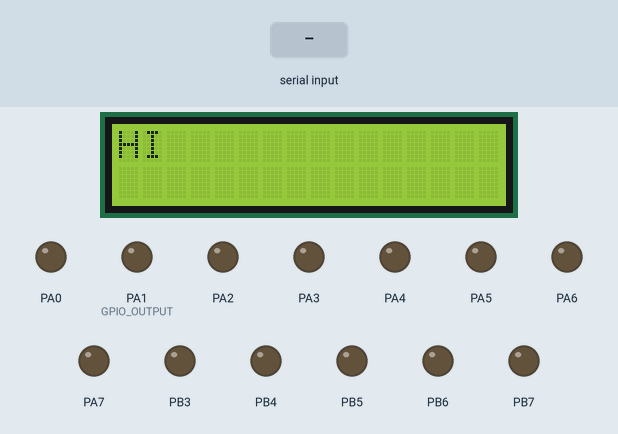
Bench run of a program on a simulated ATmega2560, built with avr-gcc and emulated at 8 MHz. Parts: 16×2 character LCD, output pins drawn as LEDs (lit = HIGH). Wiring (inferred from the names in the program): character LCD (HD44780): RS PB0; R/W PB1; E PB2; data PD0, PD1, PD2, PD3, PD4, PD5, PD6, PD7. Inputs (shaded band) come from the test bench. Pins used as bus, display or sensor lines are not drawn.

Above: at 0.1 s.
1.3 s: byte 1 (1) received over Serial
At 3.3 s:
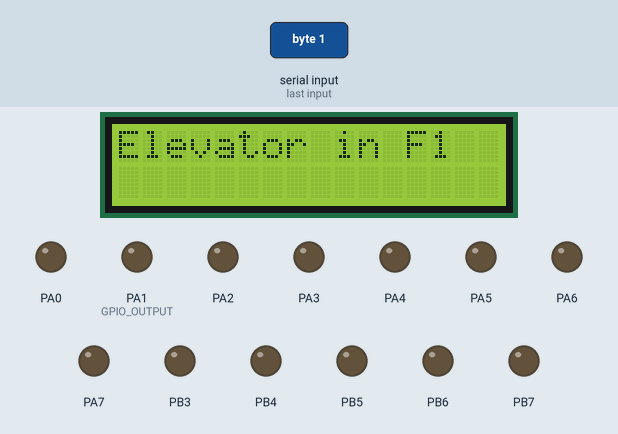
4.3 s: byte 6 (6) received over Serial
At 6.5 s:
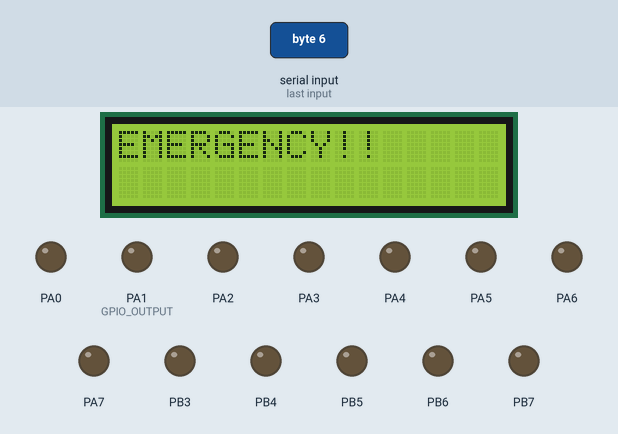
Timing chart, 0 to 8.0 s (numbered marks = the images above; inputs shaded):
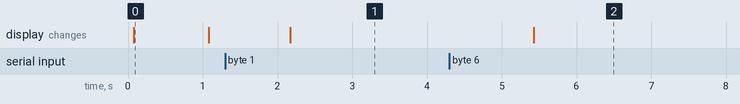

Measured:
- after the input at 1.3 s, the display: changes after 0.87 s (image 1)
- after the input at 4.3 s, the display: changes after 1.1 s (image 2)
- what the display in image 0 shows lasts 1.0 s, from 0.1 s to 1.1 s

The program:

main.c
```c
/*
 * Atmega2560_Device_Drivers.c
 *
 * Created: 1/5/2023 11:00:35 PM
 *  Author: Omar Mustafa
 */

#include "../Library/STD_TYPES.h"
#include "../Library/BIT_MATH.h"
#include "../01 - MCAL/1 - GPIO_DRIVER/GPIO_private.h"
#include "../01 - MCAL/1 - GPIO_DRIVER/GPIO_interface.h"
#include "../01 - MCAL/3 - EXTI_DRIVER/EXTI_interface.h"
#include "../01 - MCAL/4 - UART_DRIVER/UART_interface.h"
#include "../02 - HAL/1 - LCD_DRIVER/LCD_CONFIG.h"

#include "../02 - HAL/1 - LCD_DRIVER/LCD_INT.h"

#define F_CPU 8000000UL
#include <util/delay.h>


static u8 current_level=0;

int main(void)
{

	UART_Init(UART2);

LCD_Vid_8BitInit();
	LCD_Vid_SendString("HI", 0,0);
	_delay_ms(1000);
	LCD_Vid_ClearScreen();
	MGPIO_VoidSetPortDirection(GPIO_PORTA, GPIO_OUTPUT);

    while (1)
    {
			_delay_ms(1000);
			current_level = UART_ReceiveByte(UART2);
			switch (current_level)
			{
				case 6:
					LCD_Vid_ClearScreen();
					LCD_Vid_SendString("EMERGENCY!!", 0,0);
					break;
				case 1:
					LCD_Vid_ClearScreen();
					LCD_Vid_SendString("Elevator in F1", 0,0);
					break;
				case 2:
					LCD_Vid_ClearScreen();
					LCD_Vid_SendString("Elevator in F2", 0,0);
					break;
				case 3:
					LCD_Vid_ClearScreen();
					LCD_Vid_SendString("Elevator in F3", 0,0);
					break;
				case 4:
					LCD_Vid_ClearScreen();
					LCD_Vid_SendString("Elevator in F4", 0,0);
					break;
				case 5:
					LCD_Vid_ClearScreen();
					LCD_Vid_SendString("Elevator in F0", 0,0);
					break;

				default:
					break;

			}
	}
}
```

LCD_CONFIG.h
```c
/*
 * LCD_CONFIG.h
 *
 * Created: 8/18/2021 2:31:29 PM
 *  Author: Omar Mustafa
 */


/*
***************************FuctionSet***************************
DL: Sets interface data length:
	Data is sent or received in 8-bit length (DB7 ~ DB0) when
	DL = 1, and in 4-bit length (DB7 ~ DB4) when DL = 0. When the 4-bit length is
	selected, data must be sent or received twice.
N: Sets the number of lines:
	N = 0 : 1 line display (1/8 duty)
	N = 1 : 2 line display (1/16 duty)
F: Sets character font.
	F = 0 : 5 x 7 dots
	F = 1 : 5 x 10 dots
*/

/*
***************************DisplayON/OFF***************************
D: The entire display is ON when D = 1 and OFF when D = 0.
C: The cursor displays when C = 1 and does not display when C = 0.
B: The character indicated by the cursor blinks when B = 1, When B = 0, the blink is off.
*/

#ifndef LCD_CONFIG_H_
#define LCD_CONFIG_H_
//define pins
#define RS 0
#define RW 1
#define EN 2
#define PORTConrtol GPIO_PORTB
#define PORTData    GPIO_PORTD
#define FunctionSet_8BIT_2lines_5x7dots 0b00111000
#define FunctionSet_4BIT_2lines_5x7dots 0b00101000
#define CursorHome						0b00000010
#define CursorDir						0b00000111
#define DisplayON						0b00001100
#define DisplayOFF						0b00001010
#define DisplayClear					0b00000001
#define EntryMode						0b00000110
#define SetDDRAM						0b10000000
#endif /* LCD_CONFIG_H_ */
```

LCD_INT.h
```c
/*
 * LCD_INT.h
 *
 * Created: 8/18/2021 1:23:45 PM
 */

/********************************************************/
/* Title		 : LCD interface file					*/
/* Author		 : Omar Mustafa						*/
/* Release		 : 1.0									*/
/* Last update  : Aug 18, 2021							*/
/********************************************************/

#ifndef LCD_INT_H_
#define LCD_INT_H_

void LCD_Vid_8BitInit(void);

void LCD_Vid_SendChar(u8 Copy_u8_Data);
void LCD_Vid_SendCommand(u8 Copy_u8_Command);

void LCD_Vid_SendString(u8* CopyPtrToString, u8 Copy_u8_Row, u8 Copy_u8_Col);
void LCD_Vid_SendNumber(u16 Copy_u16_Number);
void LCD_Vid_ClearScreen(void);
void LCD_Vid_GoToRowCol(u8 Copy_u8_Row, u8 Copy_u8_Col);
void LCD_Vid_StoreCustomChar(u8* Copy_u8_Pattern, u8 Copy_u8_CGRAMIndex);
void LCD_Vid_DisplayCustomChar(u8 Copy_u8_CGRAMIndex, u8 Copy_u8_Row, u8 Copy_u8_Col);

#endif /* LCD_INT_H_ */
```

LCD_PROG.c
```c
/*
 * LCD_PROG.c
 *
 * Created: 8/18/2021 1:24:07 PM
 */

/********************************************************/
/* Title		 : LCD program file						*/
/* Author		 : Omar Mustafa							*/
/* Release		 : 1.0									*/
/* Last update  : Aug 18, 2021							*/
/********************************************************/
/*
	RS: 0 -> Command mode
		1 -> Data mode
	RW: 0 -> Write
		1 -> Read
*/
#include "../../Library/STD_TYPES.h"
#include "../../Library/BIT_MATH.h"
#include "../../01 - MCAL/1 - GPIO_DRIVER/GPIO_private.h"
#include "../../01 - MCAL/1 - GPIO_DRIVER/GPIO_interface.h"
#include "LCD_CONFIG.h"
#include "LCD_INT.h"
#define F_CPU 8000000UL
#include <util/delay.h>

void LCD_Vid_8BitInit(void)
{
	MGPIO_VoidSetPortDirection(PORTConrtol, GPIO_OUTPUT);
	MGPIO_VoidSetPortDirection(PORTData, GPIO_OUTPUT);
	_delay_ms(35);
	LCD_Vid_SendCommand(FunctionSet_8BIT_2lines_5x7dots);
	_delay_ms(1);
	LCD_Vid_SendCommand(DisplayON);
	_delay_ms(1);
	LCD_Vid_SendCommand(DisplayClear);
	_delay_ms(2);
	LCD_Vid_SendCommand(EntryMode);
}
void LCD_Vid_SendCommand(u8 Copy_u8_Command)
{	MGPIO_VoidSetPinValue(PORTConrtol, RS, GPIO_LOW);
	MGPIO_VoidSetPinValue(PORTConrtol, RW, GPIO_LOW);
	_delay_ms(1);
	MGPIO_VoidSetPinValue(PORTConrtol, EN, GPIO_HIGH);
	_delay_ms(1);
	MGPIO_VoidSetPortValue(PORTData, Copy_u8_Command);
	_delay_ms(2);
	MGPIO_VoidSetPinValue(PORTConrtol, EN, GPIO_LOW);
	_delay_ms(2);
}

void LCD_Vid_SendChar(u8 Copy_u8_Data)
{
	MGPIO_VoidSetPinValue(PORTConrtol, RS, GPIO_HIGH);
	MGPIO_VoidSetPinValue(PORTConrtol, RW, GPIO_LOW);
	_delay_ms(1);
	MGPIO_VoidSetPinValue(PORTConrtol, EN, GPIO_HIGH);
	_delay_ms(1);
	MGPIO_VoidSetPortValue(PORTData, Copy_u8_Data);
	_delay_ms(2);
	MGPIO_VoidSetPinValue(PORTConrtol, EN, GPIO_LOW);
	_delay_ms(2);

}


void LCD_Vid_SendString(u8* CopyPtrToString, u8 Copy_u8_Row, u8 Copy_u8_Col)
{
	u8 local_u8_index = 0;
	u8 local_u8_Row=0;
	while (CopyPtrToString[local_u8_index] != '\0' && ((Copy_u8_Row*16)+(local_u8_index+Copy_u8_Col))<32 ){
		if (((Copy_u8_Row*16)+(local_u8_index+Copy_u8_Col))<16){
			LCD_Vid_SendChar(CopyPtrToString[local_u8_index]);
			local_u8_index++;
		}

		else if (((Copy_u8_Row*16)+(local_u8_index+Copy_u8_Col))==16){
			LCD_Vid_GoToRowCol(1,0);
			local_u8_Row++;
		}
		else if (((Copy_u8_Row*16)+(local_u8_index+Copy_u8_Col))<32 && local_u8_Row==1){
			LCD_Vid_SendChar(CopyPtrToString[local_u8_index]);
			local_u8_index++;
		}

	}
}

void LCD_Vid_ClearScreen(void)
{
	LCD_Vid_SendCommand(DisplayClear);
}

void LCD_Vid_GoToRowCol(u8 Copy_u8_Row, u8 Copy_u8_Col)
{
	u8 local_u8_address=0;
	switch (Copy_u8_Row){
		case 0:
		local_u8_address = 0x00 + Copy_u8_Col;
		case 1:
		local_u8_address = 0x40 + Copy_u8_Col;
	}
	local_u8_address = local_u8_address | 0x80;
	LCD_Vid_SendCommand(local_u8_address);
}


void LCD_Vid_StoreCustomChar(u8* Copy_u8_Pattern, u8 Copy_u8_CGRAMIndex)
{
	u8 local_u8_address = 0;
	if (Copy_u8_CGRAMIndex < 8){
		local_u8_address = Copy_u8_CGRAMIndex * 8;
		SET_BIT(local_u8_address, 6);
		LCD_Vid_SendCommand(local_u8_address);
		for (u8 local_u8_index =0; local_u8_index<8; local_u8_index++){
			LCD_Vid_SendChar(Copy_u8_Pattern[local_u8_index]);
		}
		LCD_Vid_SendCommand(0x02);
	}
}
```

GPIO_interface.h
```c
/*
 * GPIO_interface.h
 *
 * Created: 1/5/2023 11:05:01 PM
 *  Author: Omar Mustafa
 */


#ifndef GPIO_INTERFACE_H_
#define GPIO_INTERFACE_H_
#include "../../Library/STD_TYPES.h"
enum GPIO_PORT_ID_t {GPIO_PORTA, GPIO_PORTB, GPIO_PORTC, GPIO_PORTD, GPIO_PORTE, GPIO_PORTF, GPIO_PORTG, GPIO_PORTH, GPIO_PORTJ, GPIO_PORTK, GPIO_PORTL};
enum GPIO_DIRECTION_t {GPIO_INPUT, GPIO_OUTPUT, GPIO_INPUT_PULLUP};
enum GPIO_VALUE_t {GPIO_LOW, GPIO_HIGH};


/*GPIO functions*/
void MGPIO_VoidSetPortDirection(enum GPIO_PORT_ID_t GPIO_PORT_ID, enum GPIO_DIRECTION_t GPIO_DIRECTION);
void MGPIO_VoidSetPinDirection(enum GPIO_PORT_ID_t GPIO_PORT_ID, u8 Copy_u8PinNo, enum GPIO_DIRECTION_t GPIO_DIRECTION);

void MGPIO_VoidSetPortValue(enum GPIO_PORT_ID_t GPIO_PORT_ID, u8 Copy_u8Value);
void MGPIO_VoidSetPinValue(enum GPIO_PORT_ID_t GPIO_PORT_ID, u8 Copy_u8PinNo, enum GPIO_VALUE_t GPIO_VALUE);

u8 MGPIO_VoidGetPortValue(enum GPIO_PORT_ID_t GPIO_PORT_ID);
u8 MGPIO_VoidGetPinValue(enum GPIO_PORT_ID_t GPIO_PORT_ID, u8 Copy_u8PinNo);

void MGPIO_VoidTogglePinValue(enum GPIO_PORT_ID_t GPIO_PORT_ID, u8 Copy_u8PinNo);

#endif /* GPIO_INTERFACE_H_ */
```

GPIO_private.h
```c
/*
 * GPIO_private.h
 *
 * Created: 1/5/2023 11:05:21 PM
 *  Author: Omar Mustafa
 */


#ifndef GPIO_PRIVATE_H_
#define GPIO_PRIVATE_H_

typedef struct
{
	volatile u8 PIN;
	volatile u8 DDR;
	volatile u8 PORT;
}PORT_t;

#define PORTA_REGS	((volatile PORT_t*)(0x20))
#define PORTB_REGS	((volatile PORT_t*)(0x23))
#define PORTC_REGS	((volatile PORT_t*)(0x26))
#define PORTD_REGS	((volatile PORT_t*)(0x29))
#define PORTE_REGS	((volatile PORT_t*)(0x2C))
#define PORTF_REGS	((volatile PORT_t*)(0x2F))
#define PORTG_REGS	((volatile PORT_t*)(0x32))
#define PORTH_REGS	((volatile PORT_t*)(0x100))
#define PORTJ_REGS	((volatile PORT_t*)(0x103))
#define PORTK_REGS	((volatile PORT_t*)(0x106))
#define PORTL_REGS	((volatile PORT_t*)(0x109))


#endif /* GPIO_PRIVATE_H_ */
```

GPIO_program.c
```c
/*
 * GPIO_program.c
 *
 * Created: 1/5/2023 11:04:47 PM
 *  Author: Omar Mustafa
 */
#include "../../Library/STD_TYPES.h"
#include "../../Library/BIT_MATH.h"
#include "GPIO_private.h"
#include "GPIO_interface.h"

volatile PORT_t* PGPIO_PORT_tPtrGetRegister (enum GPIO_PORT_ID_t PORT_ID)
{
	switch(PORT_ID){
		case GPIO_PORTA:
			return PORTA_REGS;
		case GPIO_PORTB:
			return PORTB_REGS;
		case GPIO_PORTC:
			return PORTC_REGS;
		case GPIO_PORTD:
			return PORTD_REGS;
		case GPIO_PORTE:
			return PORTE_REGS;
		case GPIO_PORTF:
			return PORTF_REGS;
		case GPIO_PORTG:
			return PORTG_REGS;
		case GPIO_PORTH:
			return PORTH_REGS;
		case GPIO_PORTJ:
			return PORTJ_REGS;
		case GPIO_PORTK:
			return PORTK_REGS;
		case GPIO_PORTL:
			return PORTL_REGS;
		default:
			return 0;
	}
}

/*GPIO functions*/
void MGPIO_VoidSetPortDirection(enum GPIO_PORT_ID_t GPIO_PORT_ID, enum GPIO_DIRECTION_t GPIO_DIRECTION)
{
	volatile PORT_t* P = 0;
	P = PGPIO_PORT_tPtrGetRegister(GPIO_PORT_ID);
	if (P == 0)
		return;
	switch(GPIO_DIRECTION)
	{
		case GPIO_INPUT:
			P->DDR = 0;
			break;
		case GPIO_OUTPUT:
			P->DDR=255;
			break;
		case GPIO_INPUT_PULLUP:
			P->DDR=0;
			P->PORT=255;
			break;
	}
}

void MGPIO_VoidSetPinDirection(enum GPIO_PORT_ID_t GPIO_PORT_ID, u8 Copy_u8PinNo, enum GPIO_DIRECTION_t GPIO_DIRECTION)
{
	volatile PORT_t* P = 0;
	P = PGPIO_PORT_tPtrGetRegister(GPIO_PORT_ID);
	if (P == 0)
		return;
	switch(GPIO_DIRECTION)
	{
		case GPIO_INPUT:
			CLR_BIT(P->DDR, Copy_u8PinNo);
			break;
		case GPIO_OUTPUT:
			SET_BIT(P->DDR, Copy_u8PinNo);
			break;
		case GPIO_INPUT_PULLUP:
			CLR_BIT(P->DDR, Copy_u8PinNo);
			SET_BIT(P->PORT, Copy_u8PinNo);
			break;
	}

}

void MGPIO_VoidSetPortValue(enum GPIO_PORT_ID_t GPIO_PORT_ID, u8 Copy_u8Value)
{
	volatile PORT_t* P = 0;
	P = PGPIO_PORT_tPtrGetRegister(GPIO_PORT_ID);
	if (P == 0)
		return;
	P->PORT = Copy_u8Value;
}

void MGPIO_VoidSetPinValue(enum GPIO_PORT_ID_t GPIO_PORT_ID, u8 Copy_u8PinNo, enum GPIO_VALUE_t GPIO_VALUE)
{
	volatile PORT_t* P = 0;
	P = PGPIO_PORT_tPtrGetRegister(GPIO_PORT_ID);
	if (P == 0)
		return;
	switch(GPIO_VALUE)
	{
		case GPIO_LOW:
			CLR_BIT(P->PORT, Copy_u8PinNo);
			break;
		case GPIO_HIGH:
			SET_BIT(P->PORT, Copy_u8PinNo);
			break;
	}
}

u8 MGPIO_VoidGetPortValue(enum GPIO_PORT_ID_t GPIO_PORT_ID)
{
	volatile PORT_t* P = 0;
	P = PGPIO_PORT_tPtrGetRegister(GPIO_PORT_ID);
	if (P == 0)
		return 0;
	return P->PIN;
}
u8 MGPIO_VoidGetPinValue(enum GPIO_PORT_ID_t GPIO_PORT_ID, u8 Copy_u8PinNo)
{
	volatile PORT_t* P = 0;
	P = PGPIO_PORT_tPtrGetRegister(GPIO_PORT_ID);
	if (P == 0)
		return 0;
	return (GET_BIT(P->PIN, Copy_u8PinNo));
}

void MGPIO_VoidTogglePinValue(enum GPIO_PORT_ID_t GPIO_PORT_ID, u8 Copy_u8PinNo)
{
	volatile PORT_t* P = 0;
	P = PGPIO_PORT_tPtrGetRegister(GPIO_PORT_ID);
	if (P == 0)
		return;
	TOG_BIT(P->PORT, Copy_u8PinNo);
}
```

GIE_interface.h
```c
/*
 * GIE_interface.h
 *
 * Created: 1/8/2023 12:59:33 PM
 *  Author: Omar Mustafa
 */


#ifndef GIE_INTERFACE_H_
#define GIE_INTERFACE_H_

void GIE_voidEnable(void);
void GIE_voidDisable(void);

#endif /* GIE_INTERFACE_H_ */
```

GIE_private.h
```c
/*
 * GIE_private.h
 *
 * Created: 1/8/2023 12:59:45 PM
 *  Author: Omar Mustafa
 */


#ifndef GIE_PRIVATE_H_
#define GIE_PRIVATE_H_

#include "../../Library/STD_TYPES.h"

#define SREG	*((volatile u8*)(0x5F))


#endif /* GIE_PRIVATE_H_ */
```

GIE_program.c
```c
/*
 * GIE_program.c
 *
 * Created: 1/8/2023 12:59:19 PM
 *  Author: Omar Mustafa
 */
#include "../../Library/BIT_MATH.h"
#include "GIE_private.h"
#include "GIE_interface.h"

void GIE_voidEnable(void)
{
	SET_BIT(SREG, 7);
}
void GIE_voidDisable(void)
{
	CLR_BIT(SREG, 7);
}
```

EXTI_interface.h
```c
/*
 * EXTI_interface.h
 *
 * Created: 1/6/2023 7:36:32 PM
 *  Author: Omar Mustafa
 */


#ifndef EXTI_INTERFACE_H_
#define EXTI_INTERFACE_H_

#include "../../Library/STD_TYPES.h"
#include "../1 - GPIO_DRIVER/GPIO_interface.h"
#include "EXTI_private.h"


enum EXTI_Trigger_t					{low_level,logical_change,falling_edge,rising_edge};
enum EXTI_ID_t 						{EXTI_INT0,EXTI_INT1, EXTI_INT2, EXTI_INT3, EXTI_INT4, EXTI_INT5, EXTI_INT6, EXTI_INT7};
enum EXTI_PCINT_num 				{EXTI_PCINT0,EXTI_PCINT1,EXTI_PCINT2};

void MEXTI_voidSetCallback			(enum EXTI_ID_t EXTI_ID,void (*Local_Callback)(void));
void MEXTI_voidSetCallbackPCINT		(enum EXTI_PCINT_num EXTI_PCINT,void (*Local_Callback)(void));

void MEXTI_voidEnable				(enum EXTI_ID_t EXTI_ID,enum EXTI_Trigger_t EXTI_Trigger);
void MEXTI_voidDisable				(enum EXTI_ID_t EXTI_ID);

void MEXTI_voidEnablePCINT			(enum GPIO_PORT_ID_t PORT_ID, u8 Copy_u8_PinNumber);
void MEXTI_voidDisablePCINT			(u8 Copy_u8_pinnumber);

#endif /* EXTI_INTERFACE_H_ */
```

EXTI_private.h
```c
/*
 * EXTI_private.h
 *
 * Created: 1/6/2023 7:36:18 PM
 *  Author: Omar Mustafa
 */


#ifndef EXTI_PRIVATE_H_
#define EXTI_PRIVATE_H_

extern void (*Global_Callback[8])(void);
extern void (*Global_CallbackPCINT[3])(void);

#define EICRA	(*(volatile u8*)0x69)
#define EICRB	(*(volatile u8*)0x6A)
#define EIMSK	(*(volatile u8*)0x3D)
#define EIFR	(*(volatile u8*)0x3C)
#define PCICR	(*(volatile u8*)0x68)
#define PCIFR	(*(volatile u8*)0x3B)
#define PCMSK0	*((volatile u8*)0x6B)
#define PCMSK1	*((volatile u8*)0x6C)
#define PCMSK2	*((volatile u8*)0x6D)


#define EXTI_VEC0 		__vector_1
#define EXTI_VEC1 		__vector_2
#define EXTI_VEC2 		__vector_3
#define EXTI_VEC3 		__vector_4
#define EXTI_VEC4 		__vector_5
#define EXTI_VEC5 		__vector_6
#define EXTI_VEC6 		__vector_7
#define EXTI_VEC7 		__vector_8

void EXTI_VEC0()		__attribute__((signal,used));
void EXTI_VEC1()		__attribute__((signal,used));
void EXTI_VEC2()		__attribute__((signal,used));
void EXTI_VEC3()		__attribute__((signal,used));
void EXTI_VEC4()		__attribute__((signal,used));
void EXTI_VEC5()		__attribute__((signal,used));
void EXTI_VEC6()		__attribute__((signal,used));
void EXTI_VEC7()		__attribute__((signal,used));

#define  EXTI_VEC_PCINT0 		__vector_9
#define  EXTI_VEC_PCINT1 		__vector_10
#define  EXTI_VEC_PCINT2 		__vector_11

void EXTI_VEC_PCINT0()	__attribute__((signal,used));
void EXTI_VEC_PCINT1()	__attribute__((signal,used));
void EXTI_VEC_PCINT2()	__attribute__((signal,used));


#endif /* EXTI_PRIVATE_H_ */
```

EXTI_program.c
```c
/*
 * EXTI_program.c
 *
 * Created: 1/6/2023 7:36:48 PM
 *  Author: Omar Mustafa
 */

#include "../../Library/BIT_MATH.h"
#include "../2 - GIE_DRIVER/GIE_interface.h"
#include "EXTI_private.h"
#include "EXTI_interface.h"

void (*Global_Callback[8])(void)={0};
void (*Global_CallbackPCINT[3])(void)={0};
void MEXTI_voidSetCallback(enum EXTI_ID_t EXTI_ID,void (*Local_Callback)(void))
{
	Global_Callback[EXTI_ID]= Local_Callback;
}

void MEXTI_voidEnable(enum EXTI_ID_t EXTI_ID,enum EXTI_Trigger_t EXTI_Trigger)
{
	GIE_voidEnable();
	switch(EXTI_ID)
	{
		case EXTI_INT0:
			EIMSK|= 1<<EXTI_ID;
			EICRA |= EXTI_Trigger;
			break;
		case EXTI_INT1:
			EIMSK|= (1<<EXTI_ID);
			EICRA |= (EXTI_Trigger<<2);
			break;
		case EXTI_INT2:
			EIMSK|= 1<<EXTI_ID;
			EICRA |= EXTI_Trigger<<4;
			break;
		case EXTI_INT3:
			EIMSK|= (1<<EXTI_ID);
			EICRA |= (EXTI_Trigger<<6);
			break;
		case EXTI_INT4:
			EIMSK|= 1<<EXTI_ID;
			EICRB |= EXTI_Trigger;
			break;
		case EXTI_INT5:
			EIMSK|= 1<<EXTI_ID;
			EICRB |= (EXTI_Trigger<<2);
			break;
		case EXTI_INT6:
			EIMSK|= 1<<EXTI_ID;
			EICRB |= EXTI_Trigger<<4;
			break;
		case EXTI_INT7:
			EIMSK|= 1<<EXTI_ID;
			EICRB |= (EXTI_Trigger<<6);
			break;
	}
}


void MEXTI_voidDisable(enum EXTI_ID_t EXTI_ID)
{
	CLR_BIT(EIMSK,EXTI_ID);
}

void MEXTI_voidEnablePCINT(enum GPIO_PORT_ID_t PORT_ID, u8 Copy_u8_PinNumber)
{
	switch(PORT_ID)
	{
		case GPIO_PORTK:
			PCICR = 4;
			PCMSK2 |= (1<<Copy_u8_PinNumber);
			break;
		case GPIO_PORTJ:
			PCICR = 2;
			PCMSK1 |=(1<<Copy_u8_PinNumber);
			break;
		case GPIO_PORTB:
			PCICR = 1;
			PCMSK0 |=(1<<Copy_u8_PinNumber);
			break;
		default:
			break;

	}
	GIE_voidEnable();

}

void MEXTI_voidDisablePCINT(u8 Copy_u8_pinnumber)
{
	if(Copy_u8_pinnumber>=0 && Copy_u8_pinnumber<8)
	{
		CLR_BIT(PCMSK0,Copy_u8_pinnumber);
	}
	else if(Copy_u8_pinnumber>7 && Copy_u8_pinnumber<15)
	{
		CLR_BIT(PCMSK1,(Copy_u8_pinnumber-8));
	}
	else if(Copy_u8_pinnumber>15 && Copy_u8_pinnumber<24)
	{
		CLR_BIT(PCMSK2,(Copy_u8_pinnumber-16));
	}
	else
		return;
}

void MEXTI_voidSetCallbackPCINT	(enum EXTI_PCINT_num EXTI_PCINT,void (*Local_Callback)(void))
{
	Global_CallbackPCINT[EXTI_PCINT]= Local_Callback;
}


void EXTI_VEC0()
{
	if (Global_Callback[EXTI_INT0] != 0)
		Global_Callback[EXTI_INT0]();
	else
		return;
}
void EXTI_VEC1()
{
	if (Global_Callback[EXTI_INT1] != 0)
		Global_Callback[EXTI_INT1]();
	else
		return;
}

void EXTI_VEC2()
{
	if (Global_Callback[EXTI_INT2] != 0)
		Global_Callback[EXTI_INT2]();
	else
		return;
}
void EXTI_VEC3()
{
	if (Global_Callback[EXTI_INT3] != 0)
		Global_Callback[EXTI_INT3]();
	else
		return;
}

void EXTI_VEC4()
{
	if (Global_Callback[EXTI_INT4] != 0)
		Global_Callback[EXTI_INT4]();
	else
		return;
}
void EXTI_VEC5()
{
	if (Global_Callback[EXTI_INT5] != 0)
		Global_Callback[EXTI_INT5]();
	else
		return;
}

void EXTI_VEC6()
{
	if (Global_Callback[EXTI_INT6] != 0)
		Global_Callback[EXTI_INT6]();
	else
		return;
}
void EXTI_VEC7()
{
	if (Global_Callback[EXTI_INT7] != 0)
		Global_Callback[EXTI_INT7]();
	else
		return;
}


void EXTI_VEC_PCINT0()
{
	Global_CallbackPCINT[EXTI_PCINT0]();
}
void EXTI_VEC_PCINT1()
{
	Global_CallbackPCINT[EXTI_PCINT1]();
}
void EXTI_VEC_PCINT2()
{
	Global_CallbackPCINT[EXTI_PCINT2]();
}
```

Source omitted: UART_interface.h (502 bytes), UART_private.h (2276 bytes), UART_program.c (4325 bytes), BIT_MATH.h (360 bytes), STD_TYPES.h (366 bytes)
